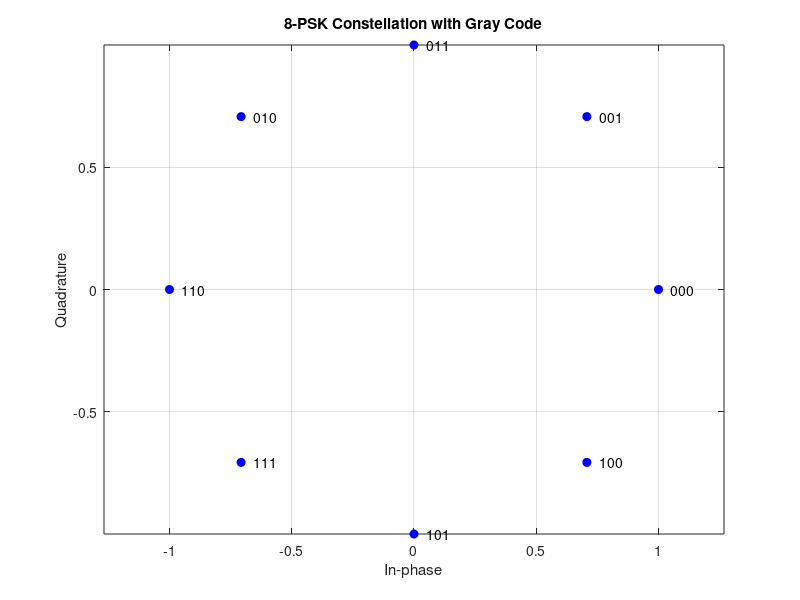

Source code (MATLAB):
% Parameters
A = 1;  % Amplitude
angles = [0 45 90 135 180 225 270 315];  % Angles in degrees (for 8-PSK)
bits = {'000', '001', '011', '010', '110', '111', '101', '100'};  % Gray code mapping

% Convert angles to radians
angles_rad = deg2rad(angles);

% Calculate constellation points (I/Q components)
x = A * cos(angles_rad); % In-phase (I)
y = A * sin(angles_rad); % Quadrature (Q)

% Plot the 8-PSK constellation diagram
figure;
plot(x, y, 'bo', 'MarkerFaceColor', 'b');
hold on;

% Annotate the constellation points with bit labels
for i = 1:length(x)
    text(x(i) + 0.05, y(i), bits{i}, ...
        'HorizontalAlignment', 'left', 'VerticalAlignment', 'middle');
end

% Format the plot
title('8-PSK Constellation with Gray Code');
xlabel('In-phase');
ylabel('Quadrature');
axis equal;
grid on;
hold off;
